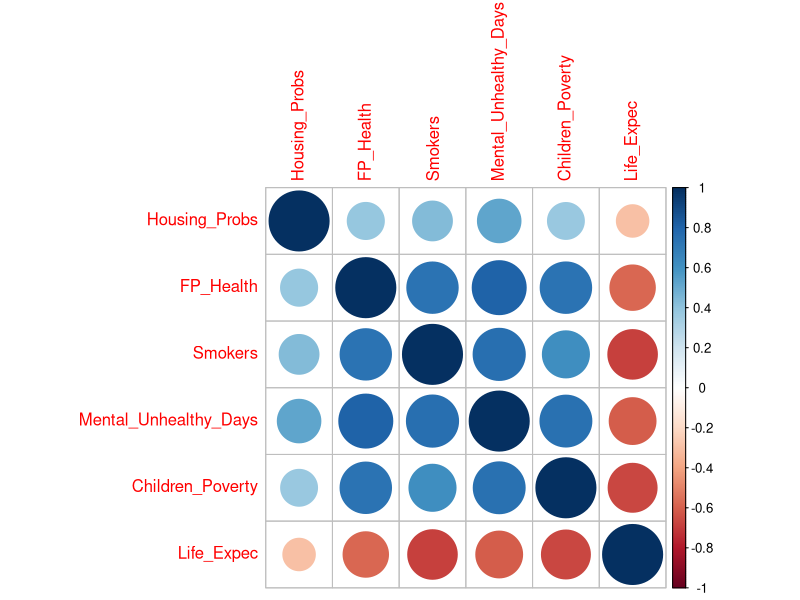
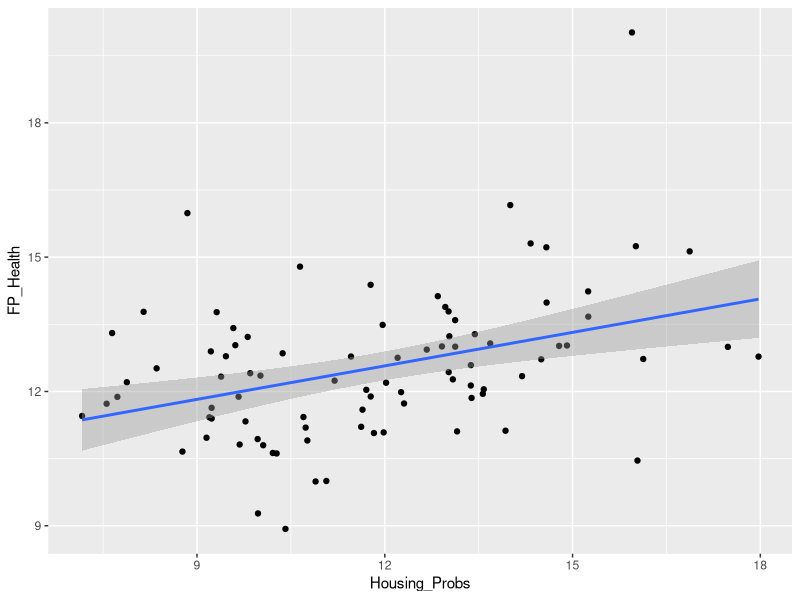
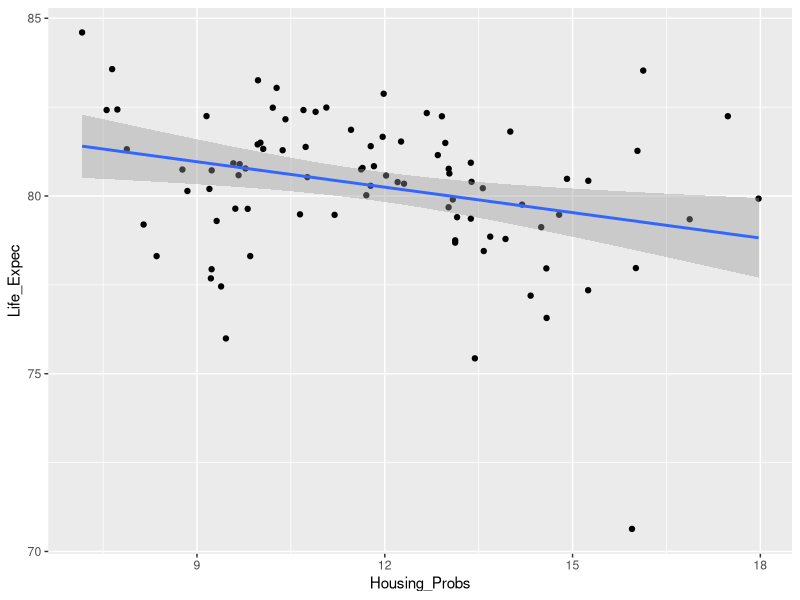
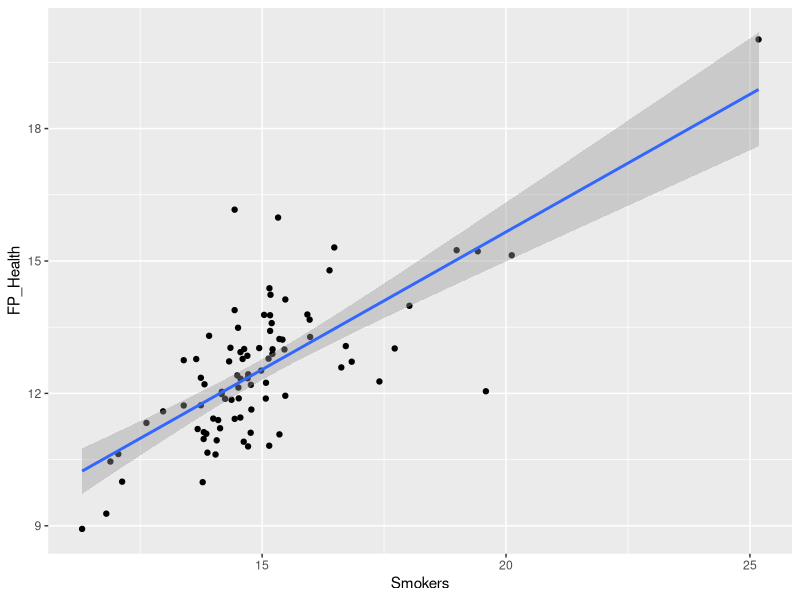
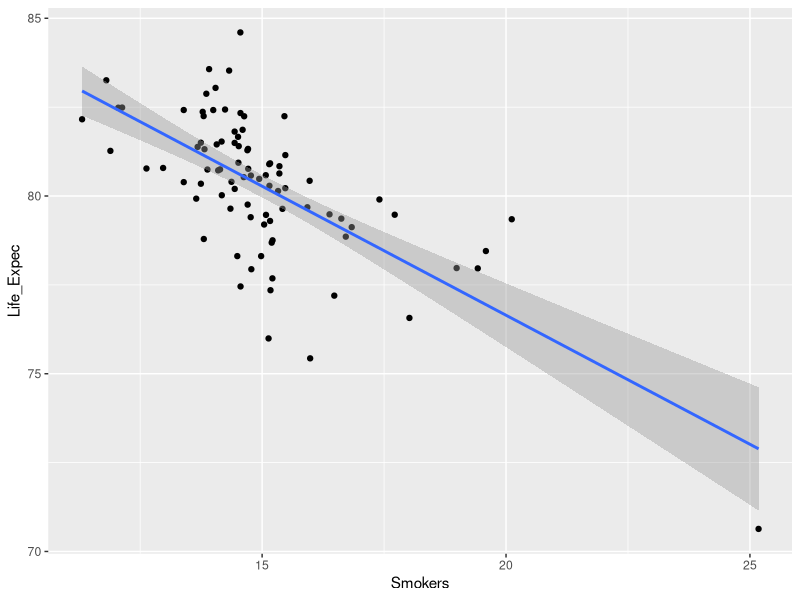
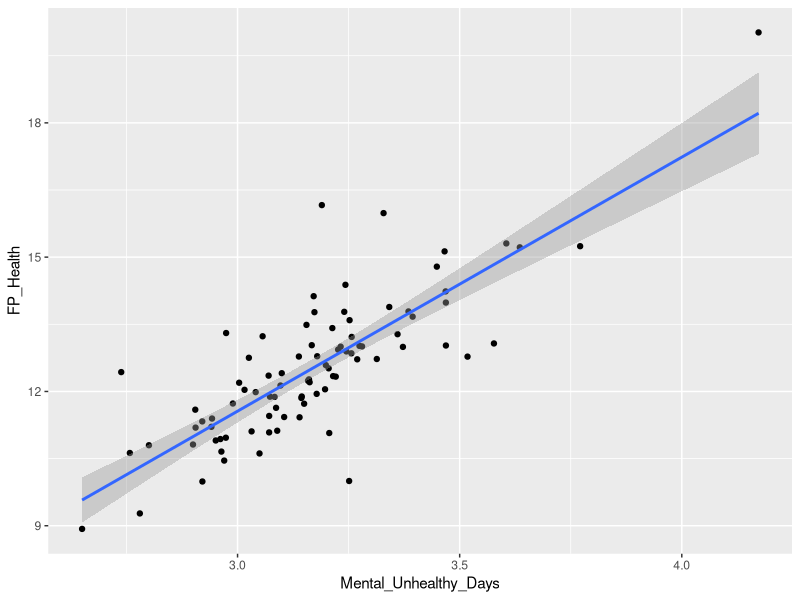
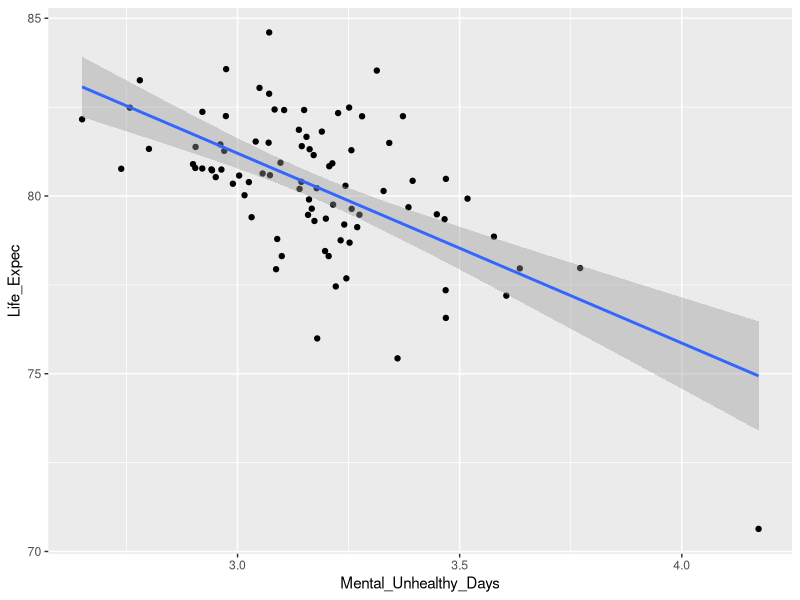
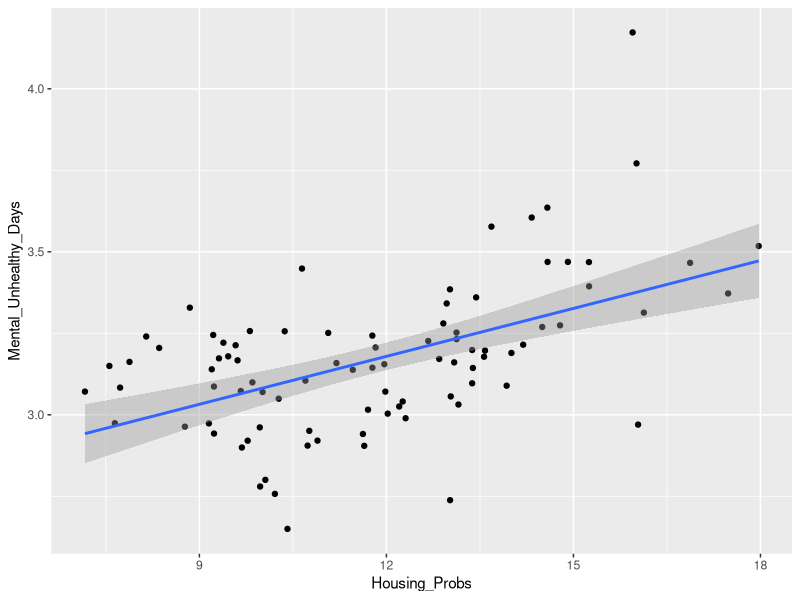

Reproduce these figures in R, in order.
## ---- chunk 1
knitr::opts_chunk$set(echo = FALSE, message=FALSE, warning=FALSE)
## ---- chunk 2
library(tidyverse)
library(readxl)
library(corrplot)

# Read Data ---------------------------------------------------------------
ranked_meas_data <- read_excel("Data/2020 County Health Rankings Minnesota Data - v1_0 (3).xlsx", 
                            sheet= "Ranked Measure Data", skip = 1)
ranked_meas_data
glimpse(ranked_meas_data)

ranked_meas_data <- 
  transmute(
    ranked_meas_data,
    FIPS,
    State,
    County,
    Deaths,
    Housing_Probs = `% Severe Housing Problems`,
    FP_Health = `% Fair or Poor Health`,
    Smokers = `% Smokers`,
    Mental_Unhealthy_Days = `Average Number of Mentally Unhealthy Days`,
    Children_Poverty = `% Children in Poverty`
  )

add_meas_data <- read_excel("Data/2020 County Health Rankings Minnesota Data - v1_0 (3).xlsx",
                               sheet = "Additional Measure Data", skip = 1)

add_meas_data <-
  transmute(
    add_meas_data,
    FIPS,
    Life_Expec = `Life Expectancy`
  )

joined_data <- inner_join(ranked_meas_data, add_meas_data, by = "FIPS")

joined_data

# Plots --------------------------------------------------------------

joined_data %>%
  filter(!is.na(County)) %>% 
  select(-FIPS, -State, -County, -Deaths) %>% 
  cor(use="na.or.complete") %>%
  corrplot(method="circle")

ggplot(joined_data, aes(x=Housing_Probs, y=FP_Health))+ geom_point()+
  geom_smooth(method=lm)

ggplot(joined_data, aes(x=Housing_Probs, y=Life_Expec))+ geom_point()+
  geom_smooth(method=lm)

ggplot(joined_data, aes(x=Smokers, y=FP_Health))+ geom_point()+
  geom_smooth(method=lm)

ggplot(joined_data, aes(x=Smokers, y=Life_Expec))+ geom_point()+
  geom_smooth(method=lm)

ggplot(joined_data, aes(x=Mental_Unhealthy_Days, y=FP_Health))+ geom_point()+
  geom_smooth(method=lm)

ggplot(joined_data, aes(x=Mental_Unhealthy_Days, y=Life_Expec))+ geom_point()+
  geom_smooth(method=lm)

ggplot(joined_data, aes(x=Housing_Probs, y=Mental_Unhealthy_Days))+ geom_point()+
  geom_smooth(method=lm)

ggplot(joined_data, aes(x=Children_Poverty, y=FP_Health))+ geom_point()+
  geom_smooth(method=lm)

ggplot(joined_data, aes(x=Children_Poverty, y=Life_Expec))+ geom_point()+
  geom_smooth(method=lm)

ggplot(joined_data, aes(x=Children_Poverty, y=Mental_Unhealthy_Days))+ geom_point()+
  geom_smooth(method=lm)

